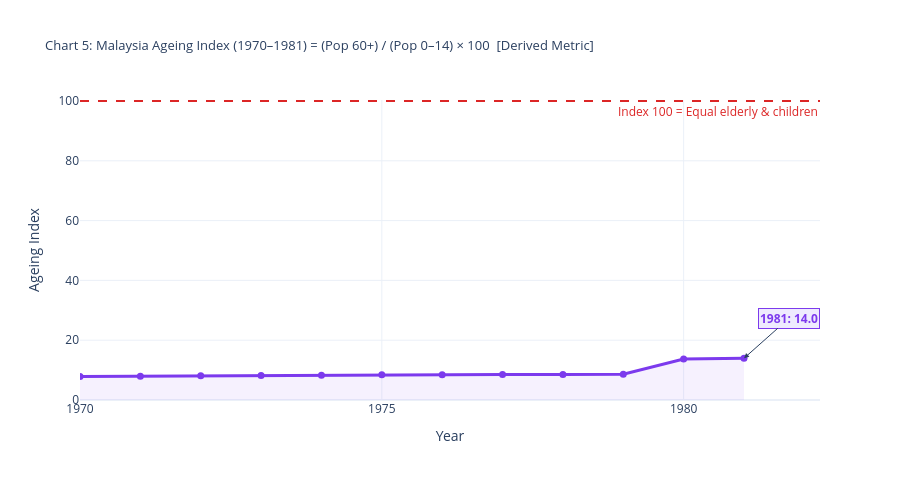

The notebook cell saved with this chart:
### Code cell
# ============================================================
# CELL 6 — CHART 5: Ageing Index (Derived Metric)
# Ageing Index = (Pop 60+) / (Pop 0–14) × 100
# Index ≥ 100 = more elderly than children → aged nation
# ============================================================

pop_mx = pop_malaysia[
    (pop_malaysia['sex']       == 'both') &
    (pop_malaysia['ethnicity'] == 'overall') &
    (pop_malaysia['age']       != 'overall')
].copy()

young_ages   = ['0-4', '5-9', '10-14']
elderly_ages = ['60-64', '65-69', '70-74', '75-79', '80+']

young   = pop_mx[pop_mx['age'].isin(young_ages)].groupby('year')['population'].sum().reset_index()
elderly = pop_mx[pop_mx['age'].isin(elderly_ages)].groupby('year')['population'].sum().reset_index()

ageing = pd.merge(young, elderly, on='year', suffixes=('_young', '_elderly'))
ageing['ageing_index'] = (ageing['population_elderly'] / ageing['population_young']) * 100
ageing = ageing.sort_values('year').reset_index(drop=True)

yr_min     = int(ageing['year'].min())
yr_max     = int(ageing['year'].max())
latest_ai  = ageing.iloc[-1]
crossed    = ageing[ageing['ageing_index'] >= 100]
cross_yr   = int(crossed.iloc[0]['year']) if len(crossed) > 0 else None

print(f'Ageing Index  |  years: {yr_min}–{yr_max}')
print(f'Latest ({int(latest_ai["year"])}): {latest_ai["ageing_index"]:.1f}')
if cross_yr:
    print(f'Index ≥ 100 since: {cross_yr} → OFFICIALLY AGEING NATION!')

fig = go.Figure()

# Colour: red zones where index ≥ 100
fig.add_trace(go.Scatter(
    x=ageing['year'], y=ageing['ageing_index'],
    mode='lines+markers',
    line=dict(color='#7C3AED', width=3),
    marker=dict(
        size=7,
        color=['#B91C1C' if v >= 100 else '#7C3AED' for v in ageing['ageing_index']]
    ),
    fill='tozeroy', fillcolor='rgba(124,58,237,0.07)',
    name='Ageing Index',
    hovertemplate='%{x}: Ageing Index = <b>%{y:.1f}</b><extra></extra>'
))

fig.add_hline(
    y=100, line_dash='dash', line_color='#DC2626', line_width=2,
    annotation_text='Index 100 = Equal elderly & children',
    annotation_position='bottom right',
    annotation_font_color='#DC2626'
)

if cross_yr:
    fig.add_vrect(
        x0=cross_yr, x1=yr_max,
        fillcolor='rgba(239,68,68,0.04)', layer='below', line_width=0
    )

fig.add_annotation(
    x=latest_ai['year'], y=latest_ai['ageing_index'],
    text=f'<b>{int(latest_ai["year"])}: {latest_ai["ageing_index"]:.1f}</b>',
    showarrow=True, arrowhead=2, ax=45, ay=-40,
    font=dict(color='#7C3AED', size=12),
    bgcolor='rgba(237,233,254,0.9)', bordercolor='#7C3AED'
)

fig.update_layout(
    title=f'Chart 5: Malaysia Ageing Index ({yr_min}–{yr_max}) = (Pop 60+) / (Pop 0–14) × 100  [Derived Metric]',
    xaxis_title='Year', yaxis_title='Ageing Index',
    xaxis=dict(tickmode='linear', dtick=5),
    template='plotly_white', height=480, title_font_size=13,
    hovermode='x unified'
)

fig.write_html('../outputs/chart05_ageing_index.html')
fig.show()
print(f'\n✅  Saved: outputs/chart05_ageing_index.html')
print(f'INSIGHT: Ageing Index ({int(latest_ai["year"])}) = {latest_ai["ageing_index"]:.1f}')
if latest_ai['ageing_index'] >= 100:
    print('         ⚠️  Malaysia has MORE ELDERLY than children — officially ageing!')
else:
    print(f'         Approaching 100 — ageing pressure building fast.')

### Figure 1 — Plotly figure (JSON) as saved in the notebook; plotly's stock layout.template omitted (floating-point values rounded to 4 significant figures)
{"data": [{"fill": "tozeroy", "fillcolor": "rgba(124,58,237,0.07)", "hovertemplate": "%{x}: Ageing Index = <b>%{y:.1f}</b><extra></extra>", "line": {"color": "#7C3AED", "width": 3}, "marker": {"color": ["#7C3AED", "#7C3AED", "#7C3AED", "#7C3AED", "#7C3AED", "#7C3AED", "#7C3AED", "#7C3AED", "#7C3AED", "#7C3AED", "#7C3AED", "#7C3AED"], "size": 7}, "mode": "lines+markers", "name": "Ageing Index", "type": "scatter", "x": [1970, 1971, 1972, 1973, 1974, 1975, 1976, 1977, 1978, 1979, 1980, 1981], "y": [7.85, 7.972, 8.084, 8.199, 8.317, 8.442, 8.47, 8.504, 8.552, 8.606, 13.71, 13.95]}], "layout": {"annotations": [{"font": {"color": "#DC2626"}, "showarrow": false, "text": "Index 100 = Equal elderly & children", "x": 1, "xanchor": "right", "xref": "x domain", "y": 100, "yanchor": "top", "yref": "y"}, {"arrowhead": 2, "ax": 45, "ay": -40, "bgcolor": "rgba(237,233,254,0.9)", "bordercolor": "#7C3AED", "font": {"color": "#7C3AED", "size": 12}, "showarrow": true, "text": "<b>1981: 14.0</b>", "x": 1981, "y": 13.95}], "height": 480, "hovermode": "x unified", "shapes": [{"line": {"color": "#DC2626", "dash": "dash", "width": 2}, "type": "line", "x0": 0, "x1": 1, "xref": "x domain", "y0": 100, "y1": 100, "yref": "y"}], "title": {"font": {"size": 13}, "text": "Chart 5: Malaysia Ageing Index (1970–1981) = (Pop 60+) / (Pop 0–14) × 100  [Derived Metric]"}, "xaxis": {"dtick": 5, "tickmode": "linear", "title": {"text": "Year"}}, "yaxis": {"title": {"text": "Ageing Index"}}}}
